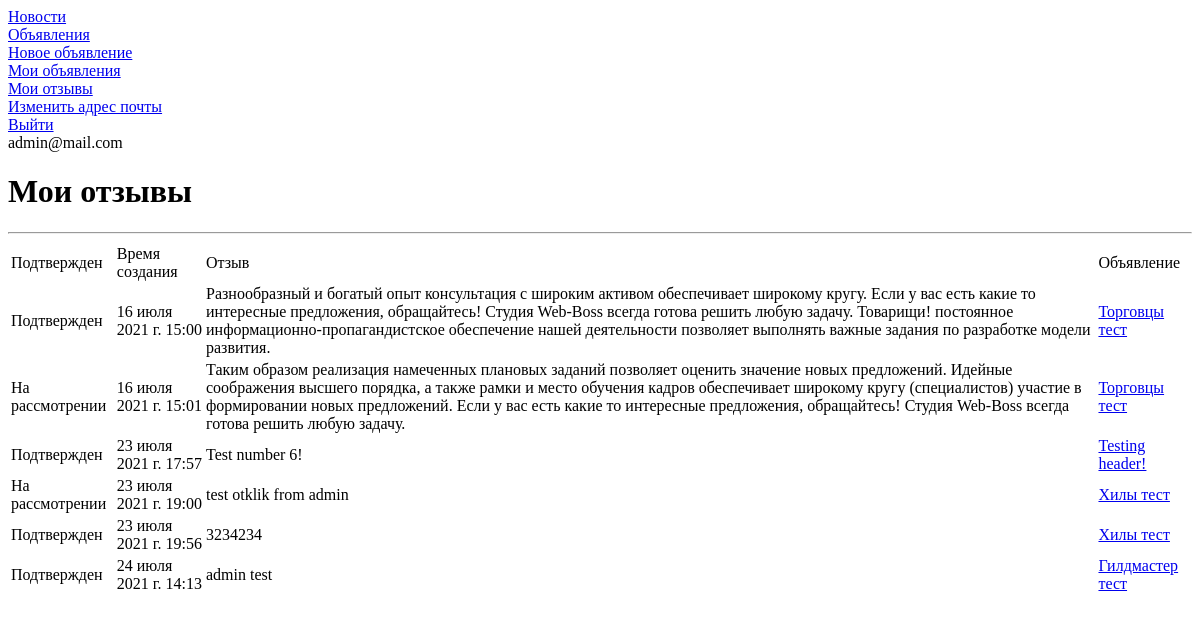
The page /board/reply (signed in) on the database as committed earlier.
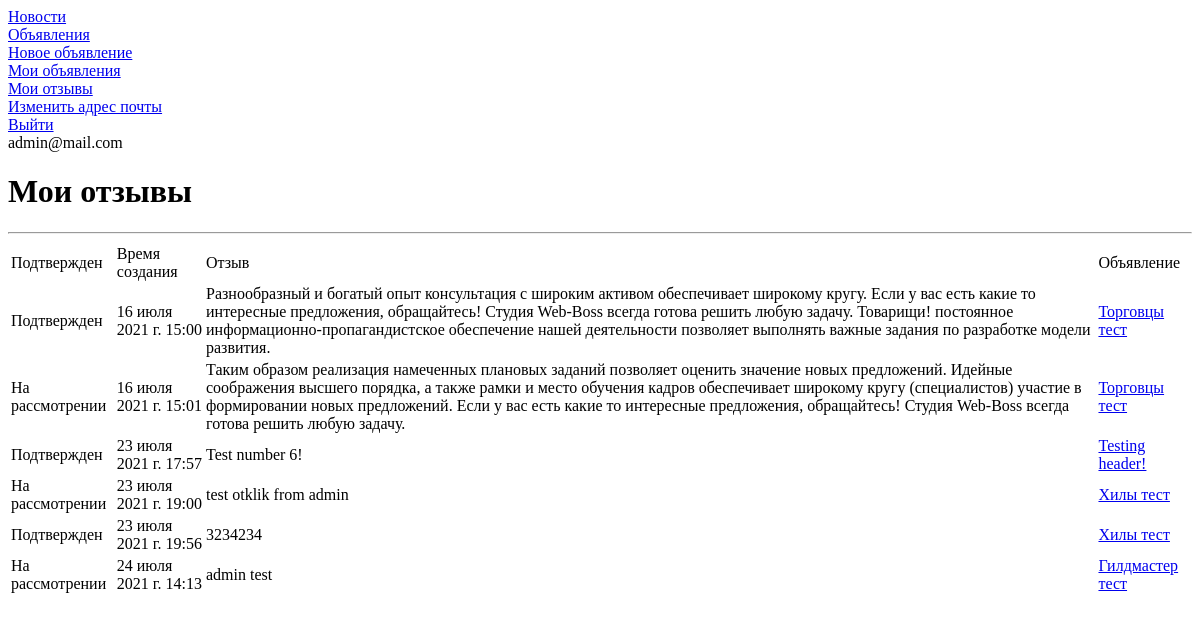
The same page on the database as committed later.
### board/models.py (models this page shows, shortened)
class Reply(models.Model):
    user_id = models.ForeignKey(auth.get_user_model(),
                                on_delete=models.CASCADE)
    ad_id = models.ForeignKey(Ad, on_delete=models.CASCADE)
    reply = models.TextField(default='')
    creation_time = models.DateTimeField(auto_now_add=True)
    is_approved = models.BooleanField(default=False)

class Ad(models.Model):
    user_id = models.ForeignKey(auth.get_user_model(),
                                on_delete=models.CASCADE)
    category_id = models.ForeignKey(Category, on_delete=models.CASCADE)
    header = models.CharField(max_length=255)
    ad = RichTextUploadingField(default='')
    creation_time = models.DateTimeField(auto_now_add=True)

### board/views.py (the view)
# urls.py: path('reply', ReplyList.as_view(), name='reply_list_view'),
class ReplyList(LoginRequiredMixin, ListView):
    model = Reply
    template_name = 'reply_list.html'
    context_object_name = 'reply_list'
    ordering = ['-creation_time']
    def get_context_data(self, **kwargs):
        context = super().get_context_data(**kwargs)
        context['reply_list'] = Reply.objects.filter(user_id=self.request.user)
        return context

### board/models.py (called while the page is built)
def return_user_email(user):
    return user.email

### templates/reply_list.html (shortened to what this page needs)
{% extends 'flatpages/default.html' %}
{% block body %}
    <h1>Мои отзывы</h1>
    <hr>
    {% if reply_list %}
        <table>
            <thead>
                <tr>
                    <td>
                        Подтвержден
                    </td>
                    <td>
                        Время создания
                    </td>
                    <td>
                        Отзыв
                    </td>
                    <td>
                        Объявление
                    </td>
                </tr>
            </thead>
                {% for reply in reply_list %}
                    <tr>
                        <td>
                            {% if not reply.is_approved %}
                                Подтвержден
                            {% else %}
                                На рассмотрении
                            {% endif %}
                        </td>
                        <td>
                            {{ reply.creation_time }}
                        </td>
                        <td>
                            {{ reply.reply }}
                        </td>
                        <td>
                            <a href="{% url 'ad_detail_view' reply.ad_id.id %}">{{ reply.ad_id.header }}</a>
                        </td>
                    </tr>
                {% endfor %}
        </table>
    {% else %}
        <h2>Нет отзывов!</h2>
    {% endif %}
{% endblock body %}

Rows that differ between the two databases and show on the page:
changed Reply "24 июля 2021 г. 14:13": is_approved "Подтвержден" → "На рассмотрении"
